Frame 1 (no input): blank canvas, image omitted
Frame 60 (no input): blank canvas, image omitted
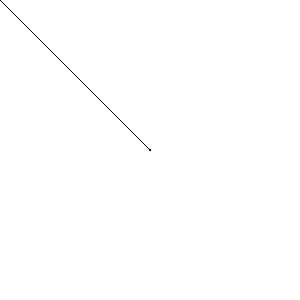
Frame 120 (the mouse pressed at the canvas centre since frame 60)

The p5.js sketch whose frames 1 and 60 were blank and that drew this single picture after the mouse press (run headless with seeded random() and noise() and a simulated clock; from frame 60 on, the mouse is pressed at the canvas centre):

// p5.js sketch
// ── sketch.js
function setup() {
  createCanvas(300, 300);
  background(255);
  stroke(0);
}
function draw() {
  if (mouseIsPressed) {
    //draws a line from the previous mouseX,mouseY to the current mouseX,mouseY
    line(pmouseX, pmouseY, mouseX, mouseY);
  }
}
